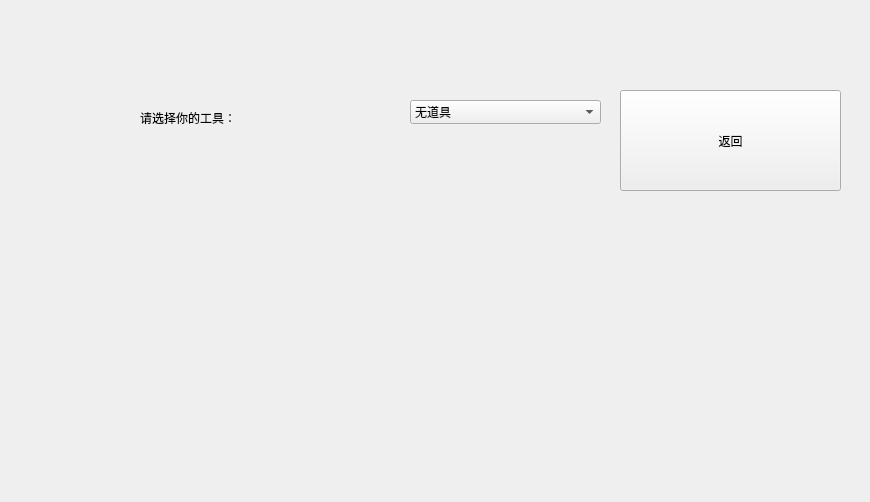
<?xml version="1.0" encoding="UTF-8"?>
<ui version="4.0">
 <class>Prop</class>
 <widget class="QWidget" name="Prop">
  <property name="geometry">
   <rect>
    <x>0</x>
    <y>0</y>
    <width>870</width>
    <height>502</height>
   </rect>
  </property>
  <property name="windowTitle">
   <string>Form</string>
  </property>
  <widget class="QLabel" name="label">
   <property name="geometry">
    <rect>
     <x>140</x>
     <y>97</y>
     <width>201</width>
     <height>41</height>
    </rect>
   </property>
   <property name="text">
    <string>请选择你的工具：</string>
   </property>
  </widget>
  <widget class="QPushButton" name="returnButton">
   <property name="geometry">
    <rect>
     <x>620</x>
     <y>90</y>
     <width>221</width>
     <height>101</height>
    </rect>
   </property>
   <property name="text">
    <string>返回</string>
   </property>
  </widget>
  <widget class="QComboBox" name="comboBox">
   <property name="geometry">
    <rect>
     <x>410</x>
     <y>100</y>
     <width>191</width>
     <height>24</height>
    </rect>
   </property>
   <item>
    <property name="text">
     <string>无道具</string>
    </property>
   </item>
  </widget>
 </widget>
 <resources/>
 <connections/>
</ui>
